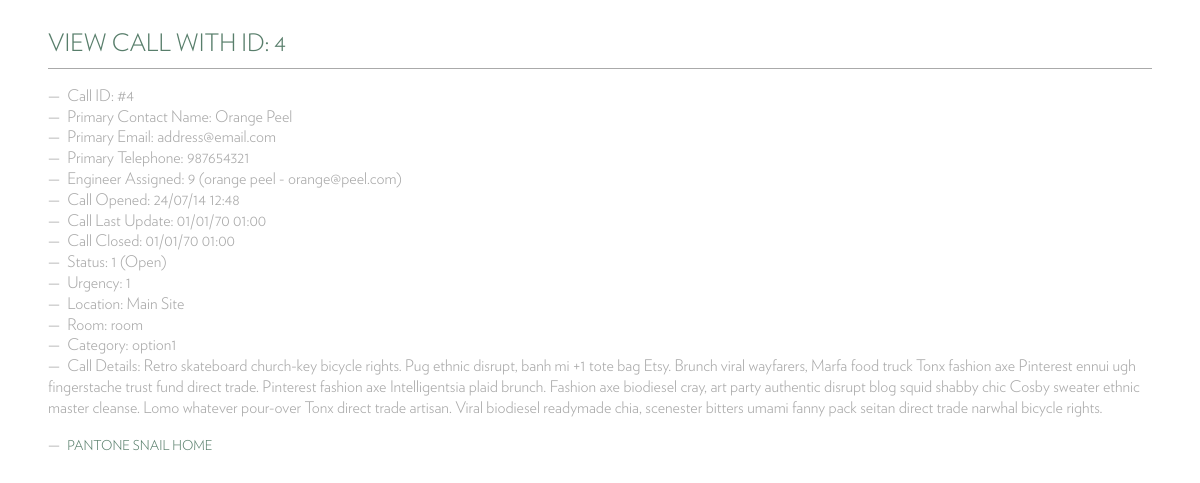
/viewcall.php?id=4, run on an earlier commit of the app's database.
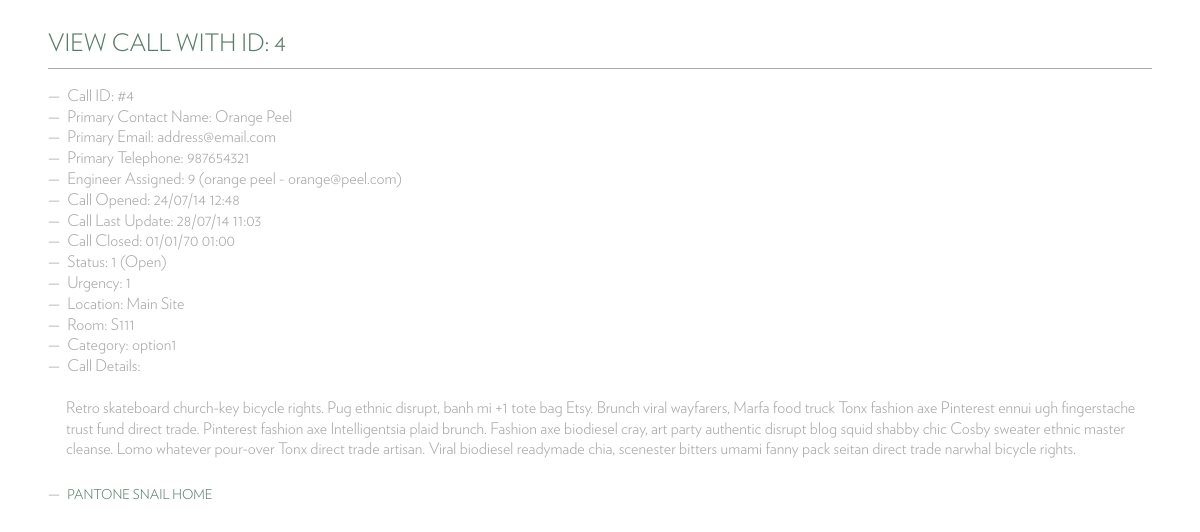
And on a later commit of the database.
### tables this page shows
CREATE TABLE `calls` (
  `callid` int(11) NOT NULL AUTO_INCREMENT,
  `name` varchar(45) DEFAULT NULL,
  `email` varchar(45) DEFAULT NULL,
  `tel` varchar(45) DEFAULT NULL,
  `details` longtext,
  `assigned` int(11) DEFAULT NULL,
  `opened` datetime DEFAULT NULL,
  `lastupdate` datetime DEFAULT NULL,
  `closed` datetime DEFAULT NULL,
  `status` int(11) DEFAULT '1',
  `urgency` int(11) DEFAULT '2',
  `location` varchar(45) DEFAULT NULL,
  `room` varchar(45) DEFAULT NULL,
  `category` varchar(45) DEFAULT NULL,
  PRIMARY KEY (`callid`),
  UNIQUE KEY `callid_UNIQUE` (`callid`)
);

CREATE TABLE `engineers` (
  `idengineers` int(11) NOT NULL AUTO_INCREMENT,
  `engineerName` varchar(45) NOT NULL,
  `engineerEmail` varchar(45) NOT NULL,
  `availableMon` tinyint(1) NOT NULL,
  `availableTue` tinyint(1) NOT NULL,
  `availableWed` tinyint(1) NOT NULL,
  `availableThu` tinyint(1) NOT NULL,
  `availableFri` tinyint(1) NOT NULL,
  `availableSat` tinyint(1) NOT NULL,
  `availableSun` tinyint(1) NOT NULL,
  PRIMARY KEY (`idengineers`),
  UNIQUE KEY `idengineers_UNIQUE` (`idengineers`)
);

CREATE TABLE `status` (
  `id` int(11) NOT NULL AUTO_INCREMENT,
  `statusCode` varchar(45) NOT NULL DEFAULT '',
  PRIMARY KEY (`id`),
  UNIQUE KEY `idengineers_UNIQUE` (`id`)
);

### includes/functions.php (called while the page is built, shortened)
<?php
$codename = "Pantone Snail";
function check_input($data, $problem='')
{
    $data = trim($data);
    $data = stripslashes($data);
    $data = htmlspecialchars($data);
    $data = mysql_real_escape_string($data);
    return $data;
}
?>

### viewcall.php (the view, shortened to what this page needs)
<!DOCTYPE html>
<html lang="en">
	<?php
	include 'includes/functions.php';
	?>
	<head>
		<link rel="stylesheet" type="text/css" href="css/reset.css" />
		<link rel="stylesheet" type="text/css" href="css/style.css" />
	</head>
	<body>
	<div class="section">
	<h2>View Call with ID: <?=check_input($_GET['id']);?> </h2>
	<p>
	<?php
	$sqlstr = "SELECT * FROM calls ";
	$sqlstr .= "INNER JOIN engineers ON calls.assigned=engineers.idengineers ";
	$sqlstr .= "INNER JOIN status ON calls.status=status.id ";
	$sqlstr .= "WHERE callid =" . check_input($_GET['id']);
	$result = mysqli_query($db, $sqlstr);
	while($calls = mysqli_fetch_array($result))  {
	?>
		<ul>
			<li>Call ID: #<?=$calls['callid'];?></li>
			<li>Primary Contact Name: <?=$calls['name'];?></li>
			<li>Primary Email: <?=$calls['email'];?></li>
			<li>Primary Telephone: <?=$calls['tel'];?></li>
			<li>Engineer Assigned: <?=$calls['assigned'];?> (<?=$calls['engineerName'];?> - <?=$calls['engineerEmail'];?>)</li>
			<li>Call Opened: <?=date("d/m/y h:s", strtotime($calls['opened']));?></li>
			<li>Call Last Update: <?=date("d/m/y h:s", strtotime($calls['lastupdate']));?></li>
			<li>Call Closed: <?=date("d/m/y h:s", strtotime($calls['closed']));?></li>
			<li>Status: <?=$calls['status'];?> (<?=$calls['statusCode'];?>)</li>
			<li>Urgency: <?=$calls['urgency'];?></li>
			<li>Location: <?=$calls['location'];?></li>
			<li>Room: <?=$calls['room'];?></li>
			<li>Category: <?=$calls['category'];?></li>
			<li>Call Details: <?=$calls['details'];?></li>
		</ul>
	<? } ?>
	</p>
	<ul>
		<li><a href="index.php"><?=$codename;?> Home</a></li>
	</ul>
	</div>
	</body>
</html>

What changed in the data, as far as the page shows it:
changed calls "Orange Peel": lastupdate "01/01/70 01:00" → "28/07/14 11:03"; room "room" → "S111"
